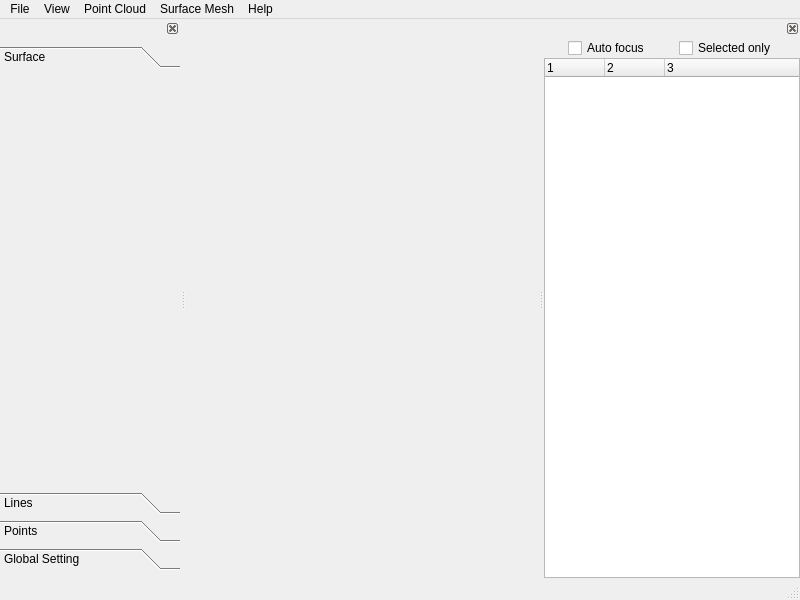
<?xml version="1.0" encoding="UTF-8"?>
<ui version="4.0">
 <class>MainWindow</class>
 <widget class="QMainWindow" name="MainWindow">
  <property name="geometry">
   <rect>
    <x>0</x>
    <y>0</y>
    <width>800</width>
    <height>600</height>
   </rect>
  </property>
  <property name="minimumSize">
   <size>
    <width>800</width>
    <height>600</height>
   </size>
  </property>
  <property name="windowTitle">
   <string>MainWindow</string>
  </property>
  <widget class="QWidget" name="centralWidget"/>
  <widget class="QMenuBar" name="menuBar">
   <property name="geometry">
    <rect>
     <x>0</x>
     <y>0</y>
     <width>800</width>
     <height>23</height>
    </rect>
   </property>
   <widget class="QMenu" name="menuFile">
    <property name="title">
     <string>File</string>
    </property>
    <widget class="QMenu" name="menuRecentFiles">
     <property name="title">
      <string>Recent files</string>
     </property>
     <addaction name="separator"/>
     <addaction name="actionClearRecentFiles"/>
    </widget>
    <addaction name="actionOpen"/>
    <addaction name="actionSave"/>
    <addaction name="separator"/>
    <addaction name="menuRecentFiles"/>
    <addaction name="separator"/>
    <addaction name="actionExit"/>
   </widget>
   <widget class="QMenu" name="menuView">
    <property name="enabled">
     <bool>true</bool>
    </property>
    <property name="tearOffEnabled">
     <bool>false</bool>
    </property>
    <property name="title">
     <string>View</string>
    </property>
    <addaction name="actionSnapshot"/>
    <addaction name="separator"/>
    <addaction name="actionPasteCamera"/>
    <addaction name="actionCopyCamera"/>
    <addaction name="separator"/>
    <addaction name="actionSaveCameraState"/>
    <addaction name="actionRestoreCameraState"/>
    <addaction name="separator"/>
    <addaction name="actionBackgroundColor"/>
    <addaction name="separator"/>
    <addaction name="actionSettings"/>
   </widget>
   <widget class="QMenu" name="menuHelp">
    <property name="title">
     <string>Help</string>
    </property>
    <addaction name="actionAbout"/>
    <addaction name="separator"/>
    <addaction name="actionManual"/>
   </widget>
   <widget class="QMenu" name="menuPointCloud">
    <property name="title">
     <string>Point Cloud</string>
    </property>
    <addaction name="actionDownSampling"/>
    <addaction name="separator"/>
    <addaction name="actionEstimatePointCloudNormals"/>
    <addaction name="actionReorientPointCloudNormals"/>
    <addaction name="actionInvertPointCloudNormalsNrientation"/>
    <addaction name="actionNormalizePointCloudNormals"/>
    <addaction name="separator"/>
    <addaction name="actionRansacPrimitiveExtraction"/>
    <addaction name="actionPoissonSurfaceReconstruction"/>
    <addaction name="actionDelaynaySurfaceReconstruction"/>
    <addaction name="actionDelaynayTriangulation3D"/>
    <addaction name="actionDelaunayTriangulation2D"/>
    <addaction name="separator"/>
    <addaction name="actionPointCloudStatisticFilter"/>
    <addaction name="actionPointCloudRadiusFilter"/>
    <addaction name="actionPointCloudBilateralFilter"/>
    <addaction name="separator"/>
    <addaction name="actionPointCloudCurvalEstimate"/>
    <addaction name="separator"/>
    <addaction name="actionPointCloudComputeFeatureFPFH"/>
    <addaction name="actionPointCloudRegistration"/>
   </widget>
   <widget class="QMenu" name="menuSurface_Mesh">
    <property name="title">
     <string>Surface Mesh</string>
    </property>
    <addaction name="actionSurfaceMeshInvertFrontSurface"/>
    <addaction name="actionSurface_Mesh_Remeshing"/>
    <addaction name="separator"/>
    <addaction name="actionSurface_Mesh_Remesh_Fixing"/>
    <addaction name="actionSurface_Mesh_DetectSelfIntersections"/>
    <addaction name="actionSurface_Mesh_RemeshSelfIntersections"/>
    <addaction name="separator"/>
    <addaction name="actionSurface_Mesh_Texturing"/>
   </widget>
   <addaction name="menuFile"/>
   <addaction name="menuView"/>
   <addaction name="menuPointCloud"/>
   <addaction name="menuSurface_Mesh"/>
   <addaction name="menuHelp"/>
  </widget>
  <widget class="QStatusBar" name="statusBar"/>
  <widget class="QDockWidget" name="dockWidgetRendering">
   <property name="minimumSize">
    <size>
     <width>180</width>
     <height>280</height>
    </size>
   </property>
   <property name="windowIcon">
    <iconset resource="3DScan.qrc">
     <normaloff>:/resources/icons/options.png</normaloff>:/resources/icons/options.png</iconset>
   </property>
   <property name="features">
    <set>QDockWidget::DockWidgetClosable</set>
   </property>
   <property name="allowedAreas">
    <set>Qt::LeftDockWidgetArea</set>
   </property>
   <attribute name="dockWidgetArea">
    <number>1</number>
   </attribute>
   <widget class="QWidget" name="dockWidgetContents">
    <layout class="QVBoxLayout" name="verticalLayout">
     <property name="spacing">
      <number>0</number>
     </property>
     <property name="leftMargin">
      <number>0</number>
     </property>
     <property name="topMargin">
      <number>8</number>
     </property>
     <property name="rightMargin">
      <number>0</number>
     </property>
     <property name="bottomMargin">
      <number>8</number>
     </property>
     <item>
      <widget class="QToolBox" name="toolBox">
       <widget class="QWidget" name="toolBoxTrianglesDrawable">
        <property name="geometry">
         <rect>
          <x>0</x>
          <y>0</y>
          <width>180</width>
          <height>397</height>
         </rect>
        </property>
        <attribute name="icon">
         <iconset resource="3DScan.qrc">
          <normaloff>:/resources/icons/drawable_triangles.png</normaloff>:/resources/icons/drawable_triangles.png</iconset>
        </attribute>
        <attribute name="label">
         <string>Surface</string>
        </attribute>
        <layout class="QVBoxLayout" name="verticalLayout_6">
         <property name="leftMargin">
          <number>0</number>
         </property>
         <property name="topMargin">
          <number>0</number>
         </property>
         <property name="rightMargin">
          <number>0</number>
         </property>
         <property name="bottomMargin">
          <number>0</number>
         </property>
         <item>
          <layout class="QVBoxLayout" name="verticalLayoutTrianglesDrawable"/>
         </item>
        </layout>
       </widget>
       <widget class="QWidget" name="toolBoxLinesDrawable">
        <property name="geometry">
         <rect>
          <x>0</x>
          <y>0</y>
          <width>180</width>
          <height>397</height>
         </rect>
        </property>
        <attribute name="icon">
         <iconset resource="3DScan.qrc">
          <normaloff>:/resources/icons/drawable_lines.png</normaloff>:/resources/icons/drawable_lines.png</iconset>
        </attribute>
        <attribute name="label">
         <string>Lines</string>
        </attribute>
        <layout class="QVBoxLayout" name="verticalLayout_5">
         <property name="leftMargin">
          <number>0</number>
         </property>
         <property name="topMargin">
          <number>0</number>
         </property>
         <property name="rightMargin">
          <number>0</number>
         </property>
         <property name="bottomMargin">
          <number>0</number>
         </property>
         <item>
          <layout class="QVBoxLayout" name="verticalLayoutLinesDrawable"/>
         </item>
        </layout>
       </widget>
       <widget class="QWidget" name="toolBoxPointsDrawable">
        <property name="geometry">
         <rect>
          <x>0</x>
          <y>0</y>
          <width>180</width>
          <height>397</height>
         </rect>
        </property>
        <attribute name="icon">
         <iconset resource="3DScan.qrc">
          <normaloff>:/resources/icons/drawable_points.png</normaloff>:/resources/icons/drawable_points.png</iconset>
        </attribute>
        <attribute name="label">
         <string>Points</string>
        </attribute>
        <layout class="QVBoxLayout" name="verticalLayout_9">
         <property name="leftMargin">
          <number>0</number>
         </property>
         <property name="topMargin">
          <number>0</number>
         </property>
         <property name="rightMargin">
          <number>0</number>
         </property>
         <property name="bottomMargin">
          <number>0</number>
         </property>
         <item>
          <layout class="QVBoxLayout" name="verticalLayoutPointsDrawable"/>
         </item>
        </layout>
       </widget>
       <widget class="QWidget" name="toolBoxPageGlobalSetting">
        <property name="geometry">
         <rect>
          <x>0</x>
          <y>0</y>
          <width>180</width>
          <height>397</height>
         </rect>
        </property>
        <attribute name="icon">
         <iconset resource="3DScan.qrc">
          <normaloff>:/resources/icons/light.png</normaloff>:/resources/icons/light.png</iconset>
        </attribute>
        <attribute name="label">
         <string>Global Setting</string>
        </attribute>
        <layout class="QVBoxLayout" name="verticalLayout_7">
         <property name="leftMargin">
          <number>0</number>
         </property>
         <property name="topMargin">
          <number>0</number>
         </property>
         <property name="rightMargin">
          <number>0</number>
         </property>
         <property name="bottomMargin">
          <number>0</number>
         </property>
         <item>
          <layout class="QVBoxLayout" name="verticalLayoutGlobalSetting"/>
         </item>
        </layout>
       </widget>
      </widget>
     </item>
    </layout>
   </widget>
  </widget>
  <widget class="QDockWidget" name="dockWidgetModels">
   <property name="locale">
    <locale language="English" country="UnitedStates"/>
   </property>
   <property name="features">
    <set>QDockWidget::DockWidgetClosable</set>
   </property>
   <property name="allowedAreas">
    <set>Qt::RightDockWidgetArea</set>
   </property>
   <attribute name="dockWidgetArea">
    <number>2</number>
   </attribute>
   <widget class="QWidget" name="dockWidgetContentsModels">
    <layout class="QVBoxLayout" name="verticalLayout_2">
     <property name="spacing">
      <number>0</number>
     </property>
     <property name="leftMargin">
      <number>0</number>
     </property>
     <property name="topMargin">
      <number>0</number>
     </property>
     <property name="rightMargin">
      <number>0</number>
     </property>
     <property name="bottomMargin">
      <number>0</number>
     </property>
     <item>
      <layout class="QHBoxLayout" name="horizontalLayout">
       <item>
        <spacer name="horizontalSpacer">
         <property name="orientation">
          <enum>Qt::Horizontal</enum>
         </property>
         <property name="sizeHint" stdset="0">
          <size>
           <width>5</width>
           <height>20</height>
          </size>
         </property>
        </spacer>
       </item>
       <item>
        <widget class="QCheckBox" name="checkBoxAutoFocus">
         <property name="statusTip">
          <string>Center scree the selected model</string>
         </property>
         <property name="text">
          <string>Auto focus</string>
         </property>
        </widget>
       </item>
       <item>
        <spacer name="horizontalSpacer_3">
         <property name="orientation">
          <enum>Qt::Horizontal</enum>
         </property>
         <property name="sizeHint" stdset="0">
          <size>
           <width>5</width>
           <height>20</height>
          </size>
         </property>
        </spacer>
       </item>
       <item>
        <widget class="QCheckBox" name="checkBoxSelectedOnly">
         <property name="statusTip">
          <string>Show only the selected model</string>
         </property>
         <property name="text">
          <string>Selected only</string>
         </property>
        </widget>
       </item>
       <item>
        <spacer name="horizontalSpacer_2">
         <property name="orientation">
          <enum>Qt::Horizontal</enum>
         </property>
         <property name="sizeHint" stdset="0">
          <size>
           <width>5</width>
           <height>20</height>
          </size>
         </property>
        </spacer>
       </item>
      </layout>
     </item>
     <item>
      <widget class="WidgetModelList" name="treeWidgetModels">
       <property name="alternatingRowColors">
        <bool>true</bool>
       </property>
       <property name="selectionMode">
        <enum>QAbstractItemView::MultiSelection</enum>
       </property>
       <property name="indentation">
        <number>5</number>
       </property>
       <property name="columnCount">
        <number>3</number>
       </property>
       <attribute name="headerDefaultSectionSize">
        <number>60</number>
       </attribute>
       <column>
        <property name="text">
         <string notr="true">1</string>
        </property>
       </column>
       <column>
        <property name="text">
         <string notr="true">2</string>
        </property>
       </column>
       <column>
        <property name="text">
         <string notr="true">3</string>
        </property>
       </column>
      </widget>
     </item>
    </layout>
   </widget>
  </widget>
  <action name="actionOpen">
   <property name="icon">
    <iconset resource="3DScan.qrc">
     <normaloff>:/resources/icons/fileopen.png</normaloff>:/resources/icons/fileopen.png</iconset>
   </property>
   <property name="text">
    <string>Open</string>
   </property>
   <property name="shortcut">
    <string>Ctrl+O</string>
   </property>
  </action>
  <action name="actionSave">
   <property name="icon">
    <iconset resource="3DScan.qrc">
     <normaloff>:/resources/icons/filesave.png</normaloff>:/resources/icons/filesave.png</iconset>
   </property>
   <property name="text">
    <string>Save</string>
   </property>
   <property name="shortcut">
    <string>Ctrl+S</string>
   </property>
  </action>
  <action name="actionSaveCameraState">
   <property name="text">
    <string>Save camera state</string>
   </property>
  </action>
  <action name="actionRestoreCameraState">
   <property name="text">
    <string>Restore camera state</string>
   </property>
  </action>
  <action name="actionExit">
   <property name="icon">
    <iconset resource="3DScan.qrc">
     <normaloff>:/resources/icons/exit.png</normaloff>:/resources/icons/exit.png</iconset>
   </property>
   <property name="text">
    <string>Exit</string>
   </property>
   <property name="shortcut">
    <string>Ctrl+Q</string>
   </property>
  </action>
  <action name="actionAbout">
   <property name="icon">
    <iconset resource="3DScan.qrc">
     <normaloff>:/resources/icons/help.png</normaloff>:/resources/icons/help.png</iconset>
   </property>
   <property name="text">
    <string>About Mapple</string>
   </property>
   <property name="visible">
    <bool>false</bool>
   </property>
  </action>
  <action name="actionClearRecentFiles">
   <property name="icon">
    <iconset resource="3DScan.qrc">
     <normaloff>:/resources/icons/clear.png</normaloff>:/resources/icons/clear.png</iconset>
   </property>
   <property name="text">
    <string>Clear</string>
   </property>
  </action>
  <action name="actionPoissonSurfaceReconstruction">
   <property name="text">
    <string>Poisson surface reconstruction</string>
   </property>
  </action>
  <action name="actionRansacPrimitiveExtraction">
   <property name="text">
    <string>RANSAC primitive extraction</string>
   </property>
   <property name="visible">
    <bool>false</bool>
   </property>
  </action>
  <action name="actionSnapshot">
   <property name="checkable">
    <bool>false</bool>
   </property>
   <property name="enabled">
    <bool>false</bool>
   </property>
   <property name="icon">
    <iconset resource="3DScan.qrc">
     <normaloff>:/resources/icons/snap_shot.png</normaloff>:/resources/icons/snap_shot.png</iconset>
   </property>
   <property name="text">
    <string>Snapshot</string>
   </property>
   <property name="visible">
    <bool>true</bool>
   </property>
  </action>
  <action name="actionBackgroundColor">
   <property name="text">
    <string>Background color</string>
   </property>
  </action>
  <action name="actionSamplingSurfaceMesh">
   <property name="text">
    <string>Sampling (to a point cloud)</string>
   </property>
  </action>
  <action name="actionDetectDuplicatedFaces">
   <property name="text">
    <string>Detect duplicate faces</string>
   </property>
  </action>
  <action name="actionRemoveDuplicatedFaces">
   <property name="text">
    <string>Remove duplicate faces</string>
   </property>
  </action>
  <action name="actionTopologyStatistics">
   <property name="text">
    <string>Topology statistics</string>
   </property>
   <property name="visible">
    <bool>false</bool>
   </property>
  </action>
  <action name="actionDetectSelfIntersections">
   <property name="text">
    <string>Detect self-intersections</string>
   </property>
  </action>
  <action name="actionRemeshSelfIntersections">
   <property name="text">
    <string>Remesh self-intersections</string>
   </property>
  </action>
  <action name="actionEstimatePointCloudNormals">
   <property name="text">
    <string>Estimate normals</string>
   </property>
  </action>
  <action name="actionReorientPointCloudNormals">
   <property name="text">
    <string>Re-orient normals</string>
   </property>
  </action>
  <action name="actionSelectLasso">
   <property name="checkable">
    <bool>true</bool>
   </property>
   <property name="icon">
    <iconset resource="3DScan.qrc">
     <normaloff>:/resources/icons/select_lasso.png</normaloff>:/resources/icons/select_lasso.png</iconset>
   </property>
   <property name="text">
    <string>Select Using the Lasso Tool</string>
   </property>
   <property name="toolTip">
    <string>Select Using the Lasso Tool</string>
   </property>
  </action>
  <action name="actionInvertSelection">
   <property name="text">
    <string>Invert selection</string>
   </property>
   <property name="toolTip">
    <string>Invert Selection</string>
   </property>
   <property name="visible">
    <bool>false</bool>
   </property>
  </action>
  <action name="actionDeleteSelectedPrimitives">
   <property name="text">
    <string>Delete selected primitives</string>
   </property>
   <property name="toolTip">
    <string>Delete Selected Primitives</string>
   </property>
  </action>
  <action name="actionSelectRect">
   <property name="checkable">
    <bool>true</bool>
   </property>
   <property name="icon">
    <iconset resource="3DScan.qrc">
     <normaloff>:/resources/icons/select_rect.png</normaloff>:/resources/icons/select_rect.png</iconset>
   </property>
   <property name="text">
    <string>Select Using the Sketch Tool</string>
   </property>
   <property name="toolTip">
    <string>Select Using the Sketch Tool</string>
   </property>
  </action>
  <action name="actionCameraManipulation">
   <property name="checkable">
    <bool>true</bool>
   </property>
   <property name="icon">
    <iconset resource="3DScan.qrc">
     <normaloff>:/resources/icons/manipulation.png</normaloff>:/resources/icons/manipulation.png</iconset>
   </property>
   <property name="text">
    <string>Camera Manipulation</string>
   </property>
   <property name="toolTip">
    <string>Camera Manipulation</string>
   </property>
  </action>
  <action name="actionSelectClick">
   <property name="checkable">
    <bool>true</bool>
   </property>
   <property name="icon">
    <iconset resource="3DScan.qrc">
     <normaloff>:/resources/icons/select_click.png</normaloff>:/resources/icons/select_click.png</iconset>
   </property>
   <property name="text">
    <string>Select by Clicking</string>
   </property>
   <property name="toolTip">
    <string>Select by Clicking</string>
   </property>
  </action>
  <action name="actionComputeHeightField">
   <property name="text">
    <string>Compute height-field</string>
   </property>
  </action>
  <action name="actionDownSampling">
   <property name="icon">
    <iconset resource="3DScan.qrc">
     <normaloff>:/resources/icons/down_sample.png</normaloff>:/resources/icons/down_sample.png</iconset>
   </property>
   <property name="text">
    <string>Down sampling</string>
   </property>
   <property name="visible">
    <bool>true</bool>
   </property>
  </action>
  <action name="actionAddGaussianNoise">
   <property name="icon">
    <iconset resource="3DScan.qrc">
     <normaloff>:/resources/icons/noise.png</normaloff>:/resources/icons/noise.png</iconset>
   </property>
   <property name="text">
    <string>Add Gaussian noise</string>
   </property>
   <property name="visible">
    <bool>false</bool>
   </property>
  </action>
  <action name="actionSettings">
   <property name="icon">
    <iconset resource="3DScan.qrc">
     <normaloff>:/resources/icons/options.png</normaloff>:/resources/icons/options.png</iconset>
   </property>
   <property name="text">
    <string>Settings</string>
   </property>
  </action>
  <action name="actionCopyCamera">
   <property name="text">
    <string>Copy camera</string>
   </property>
   <property name="shortcut">
    <string>Ctrl+C</string>
   </property>
  </action>
  <action name="actionPasteCamera">
   <property name="text">
    <string>Paste camera</string>
   </property>
   <property name="shortcut">
    <string>Ctrl+V</string>
   </property>
  </action>
  <action name="actionNormalizePointCloudNormals">
   <property name="text">
    <string>Normalize normals</string>
   </property>
  </action>
  <action name="actionExtractConnectedComponents">
   <property name="text">
    <string>Extract connected components</string>
   </property>
  </action>
  <action name="actionSurfaceMeshSubdivisionLoop">
   <property name="text">
    <string>Loop</string>
   </property>
  </action>
  <action name="actionSurfaceMeshSubdivisionCatmullClark">
   <property name="text">
    <string>Catmull-Clark</string>
   </property>
  </action>
  <action name="actionSurfaceMeshSubdivisionSqrt3">
   <property name="text">
    <string>Sqrt_3</string>
   </property>
  </action>
  <action name="actionSurfaceMeshSimplification">
   <property name="text">
    <string>Simplification</string>
   </property>
  </action>
  <action name="actionSurfaceMeshRemeshing">
   <property name="text">
    <string>Remeshing</string>
   </property>
  </action>
  <action name="actionSurfaceMeshHoleFilling">
   <property name="text">
    <string>Fill Holes</string>
   </property>
  </action>
  <action name="actionSurfaceMeshSmoothing">
   <property name="text">
    <string>Smoothing</string>
   </property>
  </action>
  <action name="actionSurfaceMeshParameterization">
   <property name="text">
    <string>Parameterization</string>
   </property>
  </action>
  <action name="actionSurfaceMeshFairing">
   <property name="text">
    <string>Fairing</string>
   </property>
  </action>
  <action name="actionSurfaceMeshTriangulation">
   <property name="text">
    <string>Triangulation</string>
   </property>
  </action>
  <action name="actionSurfaceMeshGeodesic">
   <property name="text">
    <string>Geodesic (w.r.t. a random vertex)</string>
   </property>
  </action>
  <action name="actionManual">
   <property name="text">
    <string>Manual</string>
   </property>
   <property name="shortcut">
    <string>F1</string>
   </property>
  </action>
  <action name="actionComputeSurfaceMeshCurvatures">
   <property name="text">
    <string>Compute surface mesh curvatures</string>
   </property>
  </action>
  <action name="actionSurfaceMeshStitchCoincidentEdges">
   <property name="text">
    <string>Stitch coincident edges</string>
   </property>
   <property name="toolTip">
    <string>Stitch coincident edges</string>
   </property>
  </action>
  <action name="actionSurfaceMeshRemoveIsolatedVertices">
   <property name="text">
    <string>Remove isolated vertices</string>
   </property>
  </action>
  <action name="actionManipulateProperties">
   <property name="text">
    <string>Manipulate properties</string>
   </property>
   <property name="visible">
    <bool>false</bool>
   </property>
  </action>
  <action name="actionDelaunayTriangulation2D">
   <property name="text">
    <string>Delaunay triangulation 2D (XY only)</string>
   </property>
   <property name="visible">
    <bool>false</bool>
   </property>
  </action>
  <action name="actionDelaynayTriangulation3D">
   <property name="text">
    <string>Delaunay triangulation 3D</string>
   </property>
   <property name="visible">
    <bool>false</bool>
   </property>
  </action>
  <action name="actionCreateSurfaceMeshFromText">
   <property name="text">
    <string>Create from text</string>
   </property>
  </action>
  <action name="actionPlanarPartition">
   <property name="text">
    <string>Planar partition</string>
   </property>
  </action>
  <action name="actionPointCloudStatisticFilter">
   <property name="text">
    <string>Statistic outlier removal</string>
   </property>
  </action>
  <action name="actionPointCloudRadiusFilter">
   <property name="text">
    <string>Radius filter</string>
   </property>
  </action>
  <action name="actionPointCloudCurvalEstimate">
   <property name="text">
    <string>Estimate curvature</string>
   </property>
  </action>
  <action name="actionPointCloudBilateralFilter">
   <property name="text">
    <string>Bilateral filter</string>
   </property>
  </action>
  <action name="actionPointCloudComputeFeatureFPFH">
   <property name="text">
    <string>Compute feature FPFH</string>
   </property>
  </action>
  <action name="actionPointCloudRegistration">
   <property name="text">
    <string>Point cloud registration</string>
   </property>
  </action>
  <action name="actionDelaynaySurfaceReconstruction">
   <property name="text">
    <string>Delaunay surface reconstruction</string>
   </property>
  </action>
  <action name="actionSurfaceMeshTexturing">
   <property name="text">
    <string>Texturing</string>
   </property>
  </action>
  <action name="actionInvertPointCloudNormalsNrientation">
   <property name="text">
    <string>Invert normals orientation</string>
   </property>
  </action>
  <action name="actionSurface_Mesh_Texturing">
   <property name="text">
    <string>Texturing</string>
   </property>
  </action>
  <action name="actionSurfaceMeshInvertFrontSurface">
   <property name="text">
    <string>Invert surface orientation</string>
   </property>
  </action>
  <action name="actionSurface_Mesh_Remeshing">
   <property name="text">
    <string>Remeshing</string>
   </property>
  </action>
  <action name="actionSurface_Mesh_DetectSelfIntersections">
   <property name="text">
    <string>Detect self-intersections</string>
   </property>
  </action>
  <action name="actionSurface_Mesh_RemeshSelfIntersections">
   <property name="text">
    <string>Remesh self-intersections</string>
   </property>
  </action>
  <action name="actionSurface_Mesh_Remesh_Fixing">
   <property name="text">
    <string>Remesh fixing</string>
   </property>
  </action>
 </widget>
 <layoutdefault spacing="6" margin="11"/>
 <customwidgets>
  <customwidget>
   <class>WidgetModelList</class>
   <extends>QTreeWidget</extends>
   <header>widgets/widget_model_list.h</header>
  </customwidget>
 </customwidgets>
 <resources>
  <include location="3DScan.qrc"/>
 </resources>
 <connections/>
</ui>
